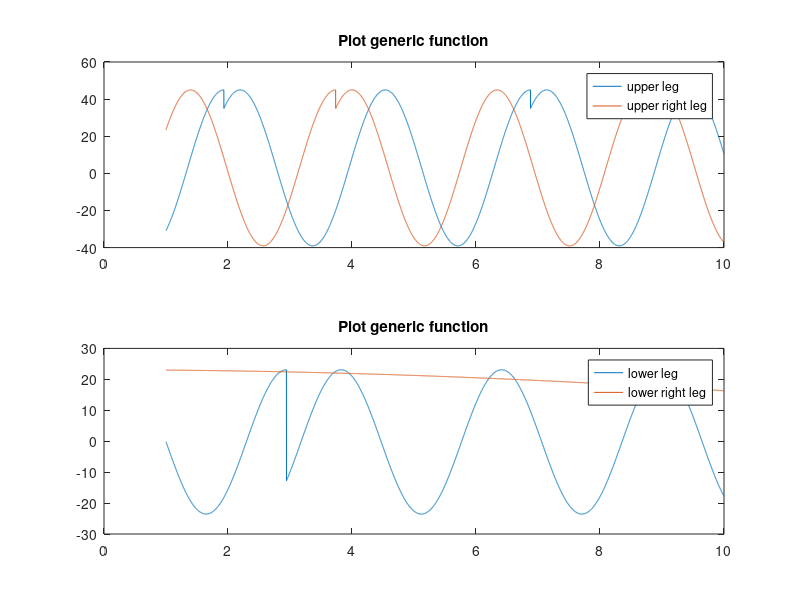

The MATLAB source for this figure:
data = csvread('latest_result.txt');

chromosome = data(:,1);

lower_A = chromosome(2);
lower_W1 = chromosome(3);
lower_W2 = chromosome(4);
lower_fase = chromosome(5);
lower_ind_term = chromosome(6);

upper_A = chromosome(7);
upper_W1 = chromosome(8);
upper_W2 = chromosome(9);
upper_fase = chromosome(10);
upper_ind_term = chromosome(11);

x = [1:0.001:10];    

psi = x + upper_fase - floor((x + upper_fase)/((pi/upper_W1) + (pi/upper_W2))) * ((pi/upper_W1) + (pi/upper_W2));

if(upper_W1*psi < pi)
    upper = upper_A*cos(upper_W1*psi) + upper_ind_term;
else
    upper = upper_A*cos(upper_W2*(psi-(pi/upper_W1)+(pi/upper_W2))) + upper_ind_term;
end

psi = x + lower_fase - floor((x + lower_fase)/((pi/lower_W1) + (pi/lower_W2))) * ((pi/lower_W1) + (pi/lower_W2));

if(lower_W1*psi < pi)
    lower = lower_A*cos(lower_W1*psi) + lower_ind_term;
else
    lower = lower_A*cos(lower_W2*(psi-(pi/lower_W1)+(pi/lower_W2))) + lower_ind_term;
end


psi = x + upper_fase + pi - floor((x + upper_fase + pi)/((pi/upper_W1) + (pi/upper_W2))) * ((pi/upper_W1) + (pi/upper_W2));

if(upper_W1*psi < pi)
    upper_r = upper_A*cos(upper_W1*psi) + upper_ind_term;
else
    upper_r = upper_A*cos(upper_W2*(psi-(pi/upper_W1)+(pi/upper_W2))) + upper_ind_term;
end

psi = x + lower_fase + pi - floor((x + lower_fase + pi)/((pi/lower_W1) + (pi/lower_W2))) * ((pi/lower_W1) + (pi/lower_W2));

if(lower_W1*psi < pi)
    lower_r = lower_A*cos(lower_W1*psi) + lower_ind_term;
else
    lower_r = lower_A*cos(lower_W2*(psi-(pi/lower_W1)+(pi/lower_W2))) + lower_ind_term;
end

subplot(2,1,1)
plot(x,upper,x,upper_r)
title('Plot generic function')
legend('upper leg','upper right leg')

subplot(2,1,2)
plot(x,lower,x,lower_r)
title('Plot generic function')
legend('lower leg','lower right leg')